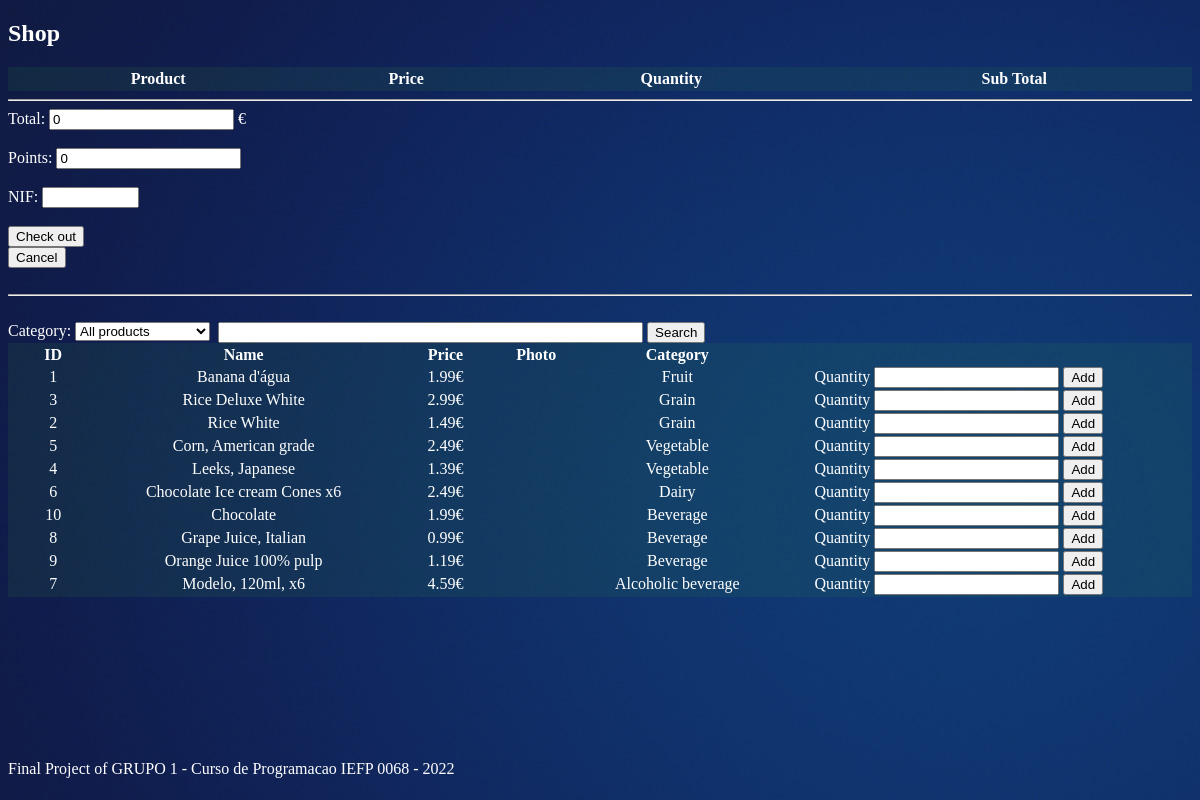
/Shop1.php, run on the app's committed database.
### tables this page shows
CREATE TABLE `t_product` (
  `id` int(11) NOT NULL,
  `name` varchar(50) NOT NULL,
  `price` float NOT NULL,
  `stock` int(11) NOT NULL,
  `photo` varchar(255) NOT NULL,
  `idCategory` int(11) NOT NULL,
  `Inative` int(11) NOT NULL DEFAULT 0
);

CREATE TABLE `t_category` (
  `id` int(11) NOT NULL,
  `category` varchar(50) NOT NULL
);

### functionProductsShop.php (the view, shortened to what this page needs)
<?php
function listProducts($result, $idClient){
    if($result->num_rows > 0){
        ?>
        <thead>
            <tr>
                <th>ID</th>
                <th>Name</th>
                <th>Price</th>
                <th>Photo</th>
                <th>Category</th>
                <th></th>
            </tr>
        </thead>
        <?php
        while($row = $result->fetch_assoc()){
            echo "<tbody><tr>";
            echo "<td>".$row['id']."</td>";
            echo "<td>".$row['name']."</td>";
            echo "<td>".$row['price']."€</td>";
            if($row['photo'] == ''){
                echo "<td></td>";
            }else{
                echo "<td><img src='resources/".$row['photo']."' width='100'></td>";
            }
            echo "<td>".$row['category']."</td>";
            echo "<td>";
            ?>
            <div class="DivFlex"">
                <form action="Shop1.5.php" id="form1" method="POST">
                Quantity <input type="number" min="0" required name="quantity">
                <input type="submit" value="Add">
                </form>&nbsp;&nbsp;
            </div>
            <?php
            echo "</td>";
            echo "</tr></tbody>";
        }
    }else{
        ?>
        <h1>There are no products of this type</h1>
        <?php
    }
}

### resources/style/style.css (style rules this page uses)
.paddingBetweenCols td { padding: 0 30px; text-align: center; }
.DivFlex { display: flex; }
body { background-image: url("../img/background.jpg"); color: white; }

### data on the page
t_product: id "1", name "Banana d'água", price "1.99", idCategory.category "Fruit"
t_product: id "3", name "Rice Deluxe White", price "2.99", idCategory.category "Grain"
t_product: id "2", name "Rice White", price "1.49", idCategory.category "Grain"
t_product: id "5", name "Corn, American grade", price "2.49", idCategory.category "Vegetable"
t_product: id "4", name "Leeks, Japanese", price "1.39", idCategory.category "Vegetable"
t_product: id "6", name "Chocolate Ice cream Cones x6", price "2.49", idCategory.category "Dairy"
t_product: id "10", name "Chocolate", price "1.99", idCategory.category "Beverage"
t_product: id "8", name "Grape Juice, Italian", price "0.99", idCategory.category "Beverage"
t_product: id "9", name "Orange Juice 100% pulp", price "1.19", idCategory.category "Beverage"
t_product: id "7", name "Modelo, 120ml, x6", price "4.59", idCategory.category "Alcoholic beverage"
